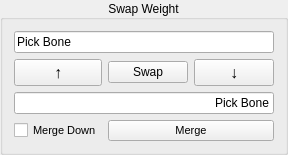
                 <widget class="QGroupBox" name="swap_group">
                  <property name="sizePolicy">
                   <sizepolicy hsizetype="Expanding" vsizetype="Preferred">
                    <horstretch>0</horstretch>
                    <verstretch>0</verstretch>
                   </sizepolicy>
                  </property>
                  <property name="toolTip">
                   <string>&lt;html&gt;&lt;head/&gt;&lt;body&gt;&lt;p&gt;Exchange skin weight value between picked bones.&lt;/p&gt;&lt;p&gt;Usually working for fixing wrong result of mirror weight.&lt;/p&gt;&lt;p&gt;Apply on selected vertexs only.&lt;/p&gt;&lt;/body&gt;&lt;/html&gt;</string>
                  </property>
                  <property name="title">
                   <string>Swap Weight</string>
                  </property>
                  <property name="alignment">
                   <set>Qt::AlignCenter</set>
                  </property>
                  <property name="flat">
                   <bool>true</bool>
                  </property>
                  <layout class="QGridLayout" name="gridLayout_18">
                   <item row="4" column="0" colspan="3">
                    <widget class="QLineEdit" name="swapBoneB_lineEdit">
                     <property name="enabled">
                      <bool>true</bool>
                     </property>
                     <property name="toolTip">
                      <string/>
                     </property>
                     <property name="text">
                      <string>Pick Bone</string>
                     </property>
                     <property name="alignment">
                      <set>Qt::AlignRight|Qt::AlignTrailing|Qt::AlignVCenter</set>
                     </property>
                     <property name="readOnly">
                      <bool>true</bool>
                     </property>
                    </widget>
                   </item>
                   <item row="0" column="0" colspan="3">
                    <widget class="QLineEdit" name="swapBoneA_lineEdit">
                     <property name="enabled">
                      <bool>true</bool>
                     </property>
                     <property name="toolTip">
                      <string/>
                     </property>
                     <property name="text">
                      <string>Pick Bone</string>
                     </property>
                     <property name="readOnly">
                      <bool>true</bool>
                     </property>
                    </widget>
                   </item>
                   <item row="1" column="0">
                    <widget class="QPushButton" name="swapLoadBoneA_pushButton">
                     <property name="sizePolicy">
                      <sizepolicy hsizetype="Expanding" vsizetype="Fixed">
                       <horstretch>0</horstretch>
                       <verstretch>0</verstretch>
                      </sizepolicy>
                     </property>
                     <property name="font">
                      <font>
                       <pointsize>12</pointsize>
                      </font>
                     </property>
                     <property name="toolTip">
                      <string>Pick bone from scene or bone list at left</string>
                     </property>
                     <property name="text">
                      <string>↑</string>
                     </property>
                     <property name="+command" stdset="0">
                      <string>swapLoadBoneACmd</string>
                     </property>
                    </widget>
                   </item>
                   <item row="1" column="1">
                    <widget class="QPushButton" name="swap_button">
                     <property name="sizePolicy">
                      <sizepolicy hsizetype="Expanding" vsizetype="Fixed">
                       <horstretch>1</horstretch>
                       <verstretch>0</verstretch>
                      </sizepolicy>
                     </property>
                     <property name="toolTip">
                      <string/>
                     </property>
                     <property name="text">
                      <string>Swap</string>
                     </property>
                     <property name="+command" stdset="0">
                      <string>swapWeightCmd</string>
                     </property>
                    </widget>
                   </item>
                   <item row="1" column="2">
                    <widget class="QPushButton" name="swapLoadBoneB_pushButton">
                     <property name="sizePolicy">
                      <sizepolicy hsizetype="Expanding" vsizetype="Fixed">
                       <horstretch>0</horstretch>
                       <verstretch>0</verstretch>
                      </sizepolicy>
                     </property>
                     <property name="font">
                      <font>
                       <pointsize>12</pointsize>
                      </font>
                     </property>
                     <property name="toolTip">
                      <string>Pick bone from scene or bone list at left</string>
                     </property>
                     <property name="text">
                      <string>↓</string>
                     </property>
                     <property name="+command" stdset="0">
                      <string>swapLoadBoneBCmd</string>
                     </property>
                    </widget>
                   </item>
                   <item row="5" column="0">
                    <widget class="QCheckBox" name="swapMerge_checkBox">
                     <property name="enabled">
                      <bool>true</bool>
                     </property>
                     <property name="sizePolicy">
                      <sizepolicy hsizetype="Expanding" vsizetype="Fixed">
                       <horstretch>0</horstretch>
                       <verstretch>0</verstretch>
                      </sizepolicy>
                     </property>
                     <property name="font">
                      <font>
                       <pointsize>8</pointsize>
                      </font>
                     </property>
                     <property name="toolTip">
                      <string>&lt;html&gt;&lt;head/&gt;&lt;body&gt;&lt;p&gt;&lt;span style=&quot; font-size:9pt;&quot;&gt;Take weight value from upper bone to lower bone, affect selected verts only&lt;/span&gt;&lt;/p&gt;&lt;/body&gt;&lt;/html&gt;</string>
                     </property>
                     <property name="text">
                      <string>Merge Down</string>
                     </property>
                     <property name="checked">
                      <bool>false</bool>
                     </property>
                    </widget>
                   </item>
                   <item row="5" column="1" colspan="2">
                    <widget class="QPushButton" name="swapMerge_button">
                     <property name="sizePolicy">
                      <sizepolicy hsizetype="Expanding" vsizetype="Fixed">
                       <horstretch>0</horstretch>
                       <verstretch>0</verstretch>
                      </sizepolicy>
                     </property>
                     <property name="font">
                      <font>
                       <pointsize>8</pointsize>
                      </font>
                     </property>
                     <property name="toolTip">
                      <string/>
                     </property>
                     <property name="text">
                      <string>Merge</string>
                     </property>
                     <property name="+command" stdset="0">
                      <string>swapMergeWeightCmd</string>
                     </property>
                    </widget>
                   </item>
                  </layout>
                  <zorder>swapLoadBoneA_pushButton</zorder>
                  <zorder>swapBoneA_lineEdit</zorder>
                  <zorder>swapBoneB_lineEdit</zorder>
                  <zorder>swap_button</zorder>
                  <zorder>swapLoadBoneB_pushButton</zorder>
                  <zorder>swapMerge_checkBox</zorder>
                  <zorder>swapMerge_button</zorder>
                 </widget>
